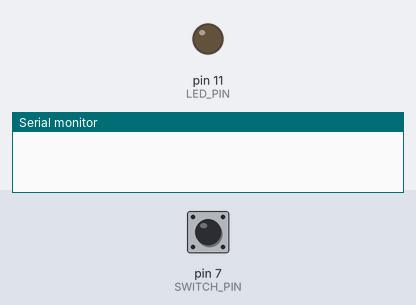
The sketch below on a simulated Arduino Uno, built with avr-gcc and run on an emulated ATmega328P. Shown: output pins drawn as LEDs (lit = HIGH), the last lines printed to the serial monitor. The test bench sets the inputs (shaded band); at power-on: pin 7 (SWITCH_PIN) LOW.

Above: at 1.2 s.
1.3 s: pin 7 (SWITCH_PIN) pulled HIGH for 0.15 s
At 2.4 s:
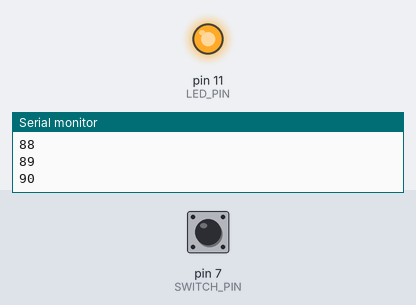
3.0 s: pin 7 (SWITCH_PIN) pulled HIGH for 1 s
At 3.21 s:
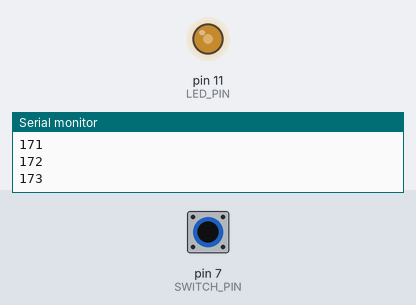
Timing chart, 0 to 6.0 s (numbered marks = the images above; inputs shaded):
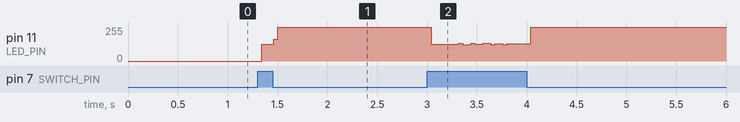

Measured:
- after the input at 1.3 s, pin 11 (LED_PIN): 0/255 → 127/255 at once, → 255/255 0.12 s later

The sketch:

ch03_led_switch_switching_debug.ino
```cpp
#define SERIAL_BAUDRATE 19200 // 序列埠傳輸速率
#define LED_PIN 11
#define SWITCH_PIN 7

boolean led_status;

void setup() {
  Serial.begin(SERIAL_BAUDRATE); // 初始化並設定傳輸速率
  pinMode(LED_PIN, OUTPUT);
  pinMode(SWITCH_PIN, INPUT);

  led_status = LOW;
  digitalWrite(LED_PIN, led_status);
}

int count = 0;

void loop() {
  boolean switch_status = digitalRead(SWITCH_PIN);
  if(switch_status == HIGH){
    led_status = led_status == HIGH ? LOW : HIGH;
    digitalWrite(LED_PIN, led_status);
    Serial.println(count);
    count++;
  }
}
```
